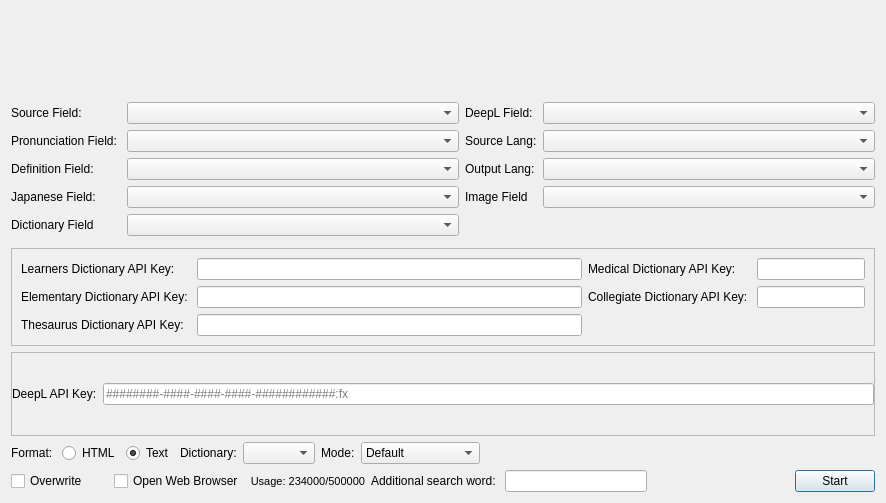
<?xml version="1.0" encoding="UTF-8"?>
<ui version="4.0">
 <class>Dialog</class>
 <widget class="QDialog" name="Dialog">
  <property name="enabled">
   <bool>true</bool>
  </property>
  <property name="geometry">
   <rect>
    <x>0</x>
    <y>0</y>
    <width>886</width>
    <height>503</height>
   </rect>
  </property>
  <property name="sizePolicy">
   <sizepolicy hsizetype="Preferred" vsizetype="Preferred">
    <horstretch>0</horstretch>
    <verstretch>0</verstretch>
   </sizepolicy>
  </property>
  <property name="windowTitle">
   <string>Kotonoha</string>
  </property>
  <property name="inputMethodHints">
   <set>Qt::ImhHiddenText</set>
  </property>
  <layout class="QVBoxLayout" name="verticalLayout">
   <item>
    <widget class="QLabel" name="imglabel">
     <property name="text">
      <string/>
     </property>
    </widget>
   </item>
   <item>
    <layout class="QGridLayout" name="gridLayout" rowstretch="0,0,0,0,0" columnstretch="0,0,0,0">
     <property name="sizeConstraint">
      <enum>QLayout::SetDefaultConstraint</enum>
     </property>
     <property name="bottomMargin">
      <number>6</number>
     </property>
     <item row="1" column="1">
      <widget class="QComboBox" name="PronField"/>
     </item>
     <item row="1" column="2">
      <widget class="QLabel" name="label_2">
       <property name="text">
        <string>Source Lang:</string>
       </property>
      </widget>
     </item>
     <item row="2" column="3">
      <widget class="QComboBox" name="targetLang">
       <property name="minimumSize">
        <size>
         <width>0</width>
         <height>0</height>
        </size>
       </property>
      </widget>
     </item>
     <item row="0" column="2">
      <widget class="QLabel" name="label_3">
       <property name="sizePolicy">
        <sizepolicy hsizetype="Fixed" vsizetype="Preferred">
         <horstretch>0</horstretch>
         <verstretch>0</verstretch>
        </sizepolicy>
       </property>
       <property name="text">
        <string>DeepL Field:</string>
       </property>
      </widget>
     </item>
     <item row="2" column="0">
      <widget class="QLabel" name="label_10">
       <property name="text">
        <string>Definition Field: </string>
       </property>
      </widget>
     </item>
     <item row="3" column="1">
      <widget class="QComboBox" name="JapField"/>
     </item>
     <item row="1" column="3">
      <widget class="QComboBox" name="sourceLang">
       <property name="sizePolicy">
        <sizepolicy hsizetype="Preferred" vsizetype="Fixed">
         <horstretch>0</horstretch>
         <verstretch>0</verstretch>
        </sizepolicy>
       </property>
       <property name="minimumSize">
        <size>
         <width>140</width>
         <height>0</height>
        </size>
       </property>
      </widget>
     </item>
     <item row="0" column="0">
      <widget class="QLabel" name="label">
       <property name="sizePolicy">
        <sizepolicy hsizetype="Fixed" vsizetype="Preferred">
         <horstretch>0</horstretch>
         <verstretch>0</verstretch>
        </sizepolicy>
       </property>
       <property name="text">
        <string>Source Field:</string>
       </property>
      </widget>
     </item>
     <item row="0" column="3">
      <widget class="QComboBox" name="targetField">
       <property name="minimumSize">
        <size>
         <width>0</width>
         <height>0</height>
        </size>
       </property>
       <property name="sizeAdjustPolicy">
        <enum>QComboBox::AdjustToContents</enum>
       </property>
      </widget>
     </item>
     <item row="2" column="2">
      <widget class="QLabel" name="label_4">
       <property name="text">
        <string>Output Lang:</string>
       </property>
      </widget>
     </item>
     <item row="1" column="0">
      <widget class="QLabel" name="label_9">
       <property name="text">
        <string>Pronunciation Field: </string>
       </property>
      </widget>
     </item>
     <item row="3" column="3">
      <widget class="QComboBox" name="ImgField"/>
     </item>
     <item row="3" column="0">
      <widget class="QLabel" name="label_11">
       <property name="text">
        <string>Japanese Field: </string>
       </property>
      </widget>
     </item>
     <item row="0" column="1">
      <widget class="QComboBox" name="sourceField">
       <property name="sizePolicy">
        <sizepolicy hsizetype="Preferred" vsizetype="Fixed">
         <horstretch>0</horstretch>
         <verstretch>0</verstretch>
        </sizepolicy>
       </property>
       <property name="minimumSize">
        <size>
         <width>100</width>
         <height>0</height>
        </size>
       </property>
       <property name="sizeAdjustPolicy">
        <enum>QComboBox::AdjustToContents</enum>
       </property>
      </widget>
     </item>
     <item row="2" column="1">
      <widget class="QComboBox" name="DefField"/>
     </item>
     <item row="3" column="2">
      <widget class="QLabel" name="label_12">
       <property name="text">
        <string>Image Field</string>
       </property>
      </widget>
     </item>
     <item row="4" column="1">
      <widget class="QComboBox" name="DicField"/>
     </item>
     <item row="4" column="0">
      <widget class="QLabel" name="label_14">
       <property name="text">
        <string>Dictionary Field</string>
       </property>
      </widget>
     </item>
    </layout>
   </item>
   <item>
    <widget class="QFrame" name="MerriamKeyBox">
     <property name="maximumSize">
      <size>
       <width>1206</width>
       <height>16777215</height>
      </size>
     </property>
     <property name="frameShape">
      <enum>QFrame::StyledPanel</enum>
     </property>
     <property name="frameShadow">
      <enum>QFrame::Raised</enum>
     </property>
     <layout class="QGridLayout" name="gridLayout_2">
      <item row="0" column="2" colspan="2">
       <layout class="QFormLayout" name="formLayout_2">
        <item row="0" column="1">
         <widget class="QLineEdit" name="MedicalApiKey"/>
        </item>
        <item row="0" column="0">
         <widget class="QLabel" name="label_18">
          <property name="text">
           <string>Medical Dictionary API Key: </string>
          </property>
         </widget>
        </item>
        <item row="1" column="0">
         <widget class="QLabel" name="collegiateDictionaryAPIKeyLabel">
          <property name="text">
           <string>Collegiate Dictionary API Key: </string>
          </property>
         </widget>
        </item>
        <item row="1" column="1">
         <widget class="QLineEdit" name="CollegiateApiKey"/>
        </item>
       </layout>
      </item>
      <item row="0" column="0">
       <layout class="QFormLayout" name="formLayout">
        <item row="0" column="0">
         <widget class="QLabel" name="label_15">
          <property name="text">
           <string>Learners Dictionary API Key: </string>
          </property>
         </widget>
        </item>
        <item row="0" column="1">
         <widget class="QLineEdit" name="LearnersApiKey">
          <property name="minimumSize">
           <size>
            <width>125</width>
            <height>0</height>
           </size>
          </property>
         </widget>
        </item>
        <item row="1" column="0">
         <widget class="QLabel" name="label_16">
          <property name="text">
           <string>Elementary Dictionary API Key: </string>
          </property>
         </widget>
        </item>
        <item row="1" column="1">
         <widget class="QLineEdit" name="ElementaryApiKey">
          <property name="minimumSize">
           <size>
            <width>125</width>
            <height>0</height>
           </size>
          </property>
         </widget>
        </item>
        <item row="2" column="0">
         <widget class="QLabel" name="label_17">
          <property name="text">
           <string>Thesaurus Dictionary API Key: </string>
          </property>
         </widget>
        </item>
        <item row="2" column="1">
         <widget class="QLineEdit" name="ThesaurusApiKey">
          <property name="minimumSize">
           <size>
            <width>125</width>
            <height>0</height>
           </size>
          </property>
         </widget>
        </item>
       </layout>
      </item>
     </layout>
    </widget>
   </item>
   <item>
    <widget class="QFrame" name="apiKeyBox">
     <property name="frameShape">
      <enum>QFrame::StyledPanel</enum>
     </property>
     <property name="frameShadow">
      <enum>QFrame::Raised</enum>
     </property>
     <layout class="QHBoxLayout" name="horizontalLayout">
      <property name="spacing">
       <number>6</number>
      </property>
      <property name="leftMargin">
       <number>0</number>
      </property>
      <property name="topMargin">
       <number>0</number>
      </property>
      <property name="rightMargin">
       <number>0</number>
      </property>
      <property name="bottomMargin">
       <number>0</number>
      </property>
      <item>
       <layout class="QHBoxLayout" name="horizontalLayout_2">
        <item>
         <widget class="QLabel" name="label_5">
          <property name="text">
           <string>DeepL API Key:</string>
          </property>
         </widget>
        </item>
        <item>
         <widget class="QLineEdit" name="DeeplApiKey">
          <property name="font">
           <font>
            <family>Arial</family>
           </font>
          </property>
          <property name="inputMethodHints">
           <set>Qt::ImhNone</set>
          </property>
          <property name="inputMask">
           <string/>
          </property>
          <property name="maxLength">
           <number>32764</number>
          </property>
          <property name="echoMode">
           <enum>QLineEdit::Normal</enum>
          </property>
          <property name="placeholderText">
           <string>########-####-####-####-############:fx</string>
          </property>
         </widget>
        </item>
       </layout>
      </item>
     </layout>
    </widget>
   </item>
   <item>
    <layout class="QHBoxLayout" name="horizontalLayout_4">
     <item>
      <widget class="QLabel" name="label_6">
       <property name="text">
        <string>Format: </string>
       </property>
      </widget>
     </item>
     <item>
      <widget class="QRadioButton" name="formatHTML">
       <property name="text">
        <string>HTML</string>
       </property>
       <property name="checked">
        <bool>false</bool>
       </property>
      </widget>
     </item>
     <item>
      <widget class="QRadioButton" name="formatText">
       <property name="text">
        <string>Text</string>
       </property>
       <property name="checked">
        <bool>true</bool>
       </property>
      </widget>
     </item>
     <item>
      <widget class="QLabel" name="label_7">
       <property name="text">
        <string>Dictionary:</string>
       </property>
      </widget>
     </item>
     <item>
      <widget class="QComboBox" name="dic_box"/>
     </item>
     <item>
      <widget class="QLabel" name="label_8">
       <property name="text">
        <string>Mode:</string>
       </property>
      </widget>
     </item>
     <item>
      <widget class="QComboBox" name="mode_box">
       <item>
        <property name="text">
         <string>Default</string>
        </property>
       </item>
       <item>
        <property name="text">
         <string>Cloze_sentence</string>
        </property>
       </item>
       <item>
        <property name="text">
         <string>DeepL</string>
        </property>
       </item>
       <item>
        <property name="text">
         <string>Pokemon</string>
        </property>
       </item>
       <item>
        <property name="text">
         <string>GPT</string>
        </property>
       </item>
      </widget>
     </item>
     <item>
      <spacer name="horizontalSpacer_4">
       <property name="orientation">
        <enum>Qt::Horizontal</enum>
       </property>
       <property name="sizeHint" stdset="0">
        <size>
         <width>40</width>
         <height>20</height>
        </size>
       </property>
      </spacer>
     </item>
    </layout>
   </item>
   <item>
    <layout class="QHBoxLayout" name="horizontalLayout_3">
     <property name="sizeConstraint">
      <enum>QLayout::SetDefaultConstraint</enum>
     </property>
     <item>
      <widget class="QCheckBox" name="checkBoxOverwrite">
       <property name="text">
        <string>Overwrite</string>
       </property>
      </widget>
     </item>
     <item>
      <spacer name="horizontalSpacer">
       <property name="orientation">
        <enum>Qt::Horizontal</enum>
       </property>
       <property name="sizeType">
        <enum>QSizePolicy::Minimum</enum>
       </property>
       <property name="sizeHint" stdset="0">
        <size>
         <width>20</width>
         <height>20</height>
        </size>
       </property>
      </spacer>
     </item>
     <item>
      <widget class="QCheckBox" name="OpenWeb">
       <property name="text">
        <string>Open Web Browser</string>
       </property>
      </widget>
     </item>
     <item>
      <widget class="QLabel" name="usage">
       <property name="font">
        <font>
         <pointsize>8</pointsize>
         <weight>50</weight>
         <italic>false</italic>
         <bold>false</bold>
         <underline>false</underline>
         <strikeout>false</strikeout>
         <kerning>false</kerning>
        </font>
       </property>
       <property name="autoFillBackground">
        <bool>false</bool>
       </property>
       <property name="text">
        <string>Usage: 234000/500000</string>
       </property>
       <property name="alignment">
        <set>Qt::AlignRight|Qt::AlignTrailing|Qt::AlignVCenter</set>
       </property>
      </widget>
     </item>
     <item>
      <widget class="QLabel" name="label_13">
       <property name="text">
        <string>Additional search word: </string>
       </property>
      </widget>
     </item>
     <item>
      <widget class="QLineEdit" name="searchWord"/>
     </item>
     <item>
      <spacer name="horizontalSpacer_2">
       <property name="orientation">
        <enum>Qt::Horizontal</enum>
       </property>
       <property name="sizeType">
        <enum>QSizePolicy::MinimumExpanding</enum>
       </property>
       <property name="sizeHint" stdset="0">
        <size>
         <width>20</width>
         <height>20</height>
        </size>
       </property>
      </spacer>
     </item>
     <item>
      <widget class="QPushButton" name="pushButton">
       <property name="text">
        <string>Start</string>
       </property>
       <property name="default">
        <bool>true</bool>
       </property>
      </widget>
     </item>
    </layout>
   </item>
  </layout>
 </widget>
 <resources/>
 <connections>
  <connection>
   <sender>pushButton</sender>
   <signal>clicked()</signal>
   <receiver>Dialog</receiver>
   <slot>accept()</slot>
   <hints>
    <hint type="sourcelabel">
     <x>444</x>
     <y>78</y>
    </hint>
    <hint type="destinationlabel">
     <x>363</x>
     <y>56</y>
    </hint>
   </hints>
  </connection>
 </connections>
</ui>
